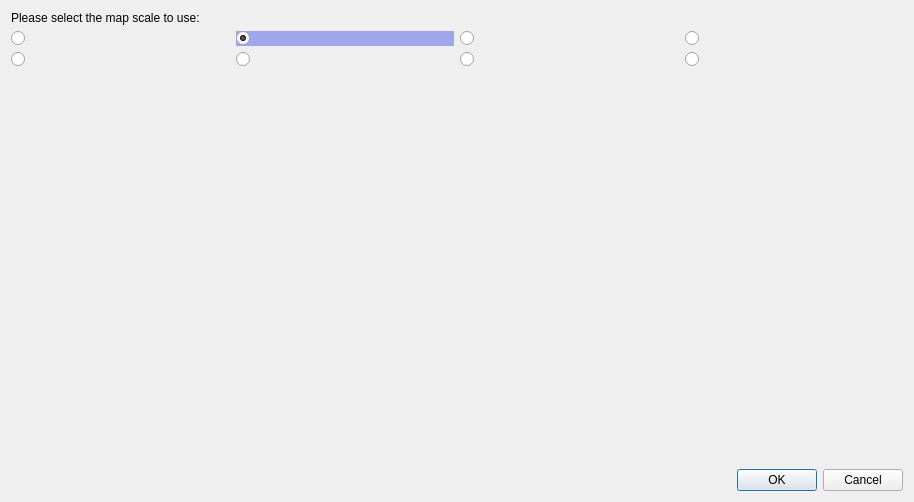
<?xml version="1.0" encoding="UTF-8"?>
<ui version="4.0">
 <class>ScaleDialog</class>
 <widget class="QDialog" name="ScaleDialog">
  <property name="geometry">
   <rect>
    <x>0</x>
    <y>0</y>
    <width>914</width>
    <height>502</height>
   </rect>
  </property>
  <property name="windowTitle">
   <string>Map Scale</string>
  </property>
  <property name="styleSheet">
   <string> QRadioButton::hover {
	background-color: rgb(188, 201, 255);
 }
QRadioButton::checked {
	background-color: rgb(159, 166, 235);
}</string>
  </property>
  <layout class="QVBoxLayout" name="verticalLayout">
   <item>
    <widget class="QLabel" name="label">
     <property name="text">
      <string>Please select the map scale to use:</string>
     </property>
    </widget>
   </item>
   <item>
    <layout class="QGridLayout" name="gridLayout">
     <item row="0" column="0">
      <widget class="QRadioButton" name="scale0Btn">
       <property name="text">
        <string/>
       </property>
       <property name="icon">
        <iconset resource="resources.qrc">
         <normaloff>:/images/scale_0.png</normaloff>:/images/scale_0.png</iconset>
       </property>
       <property name="iconSize">
        <size>
         <width>200</width>
         <height>200</height>
        </size>
       </property>
      </widget>
     </item>
     <item row="0" column="1">
      <widget class="QRadioButton" name="scale1Btn">
       <property name="text">
        <string/>
       </property>
       <property name="icon">
        <iconset resource="resources.qrc">
         <normaloff>:/images/scale_1.png</normaloff>:/images/scale_1.png</iconset>
       </property>
       <property name="iconSize">
        <size>
         <width>200</width>
         <height>200</height>
        </size>
       </property>
       <property name="checked">
        <bool>true</bool>
       </property>
      </widget>
     </item>
     <item row="0" column="2">
      <widget class="QRadioButton" name="scale2Btn">
       <property name="text">
        <string/>
       </property>
       <property name="icon">
        <iconset resource="resources.qrc">
         <normaloff>:/images/scale_2.png</normaloff>:/images/scale_2.png</iconset>
       </property>
       <property name="iconSize">
        <size>
         <width>200</width>
         <height>200</height>
        </size>
       </property>
      </widget>
     </item>
     <item row="0" column="3">
      <widget class="QRadioButton" name="scale3Btn">
       <property name="text">
        <string/>
       </property>
       <property name="icon">
        <iconset resource="resources.qrc">
         <normaloff>:/images/scale_3.png</normaloff>:/images/scale_3.png</iconset>
       </property>
       <property name="iconSize">
        <size>
         <width>200</width>
         <height>200</height>
        </size>
       </property>
      </widget>
     </item>
     <item row="1" column="0">
      <widget class="QRadioButton" name="scale4Btn">
       <property name="text">
        <string/>
       </property>
       <property name="icon">
        <iconset resource="resources.qrc">
         <normaloff>:/images/scale_4.png</normaloff>:/images/scale_4.png</iconset>
       </property>
       <property name="iconSize">
        <size>
         <width>200</width>
         <height>200</height>
        </size>
       </property>
      </widget>
     </item>
     <item row="1" column="1">
      <widget class="QRadioButton" name="scale5Btn">
       <property name="text">
        <string/>
       </property>
       <property name="icon">
        <iconset resource="resources.qrc">
         <normaloff>:/images/scale_5.png</normaloff>:/images/scale_5.png</iconset>
       </property>
       <property name="iconSize">
        <size>
         <width>200</width>
         <height>200</height>
        </size>
       </property>
      </widget>
     </item>
     <item row="1" column="2">
      <widget class="QRadioButton" name="scale6Btn">
       <property name="text">
        <string/>
       </property>
       <property name="icon">
        <iconset resource="resources.qrc">
         <normaloff>:/images/scale_6.png</normaloff>:/images/scale_6.png</iconset>
       </property>
       <property name="iconSize">
        <size>
         <width>200</width>
         <height>200</height>
        </size>
       </property>
      </widget>
     </item>
     <item row="1" column="3">
      <widget class="QRadioButton" name="scale7Btn">
       <property name="text">
        <string/>
       </property>
       <property name="icon">
        <iconset resource="resources.qrc">
         <normaloff>:/images/scale_7.png</normaloff>:/images/scale_7.png</iconset>
       </property>
       <property name="iconSize">
        <size>
         <width>200</width>
         <height>200</height>
        </size>
       </property>
      </widget>
     </item>
    </layout>
   </item>
   <item>
    <spacer name="verticalSpacer">
     <property name="orientation">
      <enum>Qt::Vertical</enum>
     </property>
     <property name="sizeHint" stdset="0">
      <size>
       <width>20</width>
       <height>2</height>
      </size>
     </property>
    </spacer>
   </item>
   <item>
    <widget class="QDialogButtonBox" name="buttonBox">
     <property name="orientation">
      <enum>Qt::Horizontal</enum>
     </property>
     <property name="standardButtons">
      <set>QDialogButtonBox::Cancel|QDialogButtonBox::Ok</set>
     </property>
    </widget>
   </item>
  </layout>
 </widget>
 <resources>
  <include location="resources.qrc"/>
 </resources>
 <connections>
  <connection>
   <sender>buttonBox</sender>
   <signal>accepted()</signal>
   <receiver>ScaleDialog</receiver>
   <slot>accept()</slot>
   <hints>
    <hint type="sourcelabel">
     <x>248</x>
     <y>254</y>
    </hint>
    <hint type="destinationlabel">
     <x>157</x>
     <y>274</y>
    </hint>
   </hints>
  </connection>
  <connection>
   <sender>buttonBox</sender>
   <signal>rejected()</signal>
   <receiver>ScaleDialog</receiver>
   <slot>reject()</slot>
   <hints>
    <hint type="sourcelabel">
     <x>316</x>
     <y>260</y>
    </hint>
    <hint type="destinationlabel">
     <x>286</x>
     <y>274</y>
    </hint>
   </hints>
  </connection>
 </connections>
</ui>
